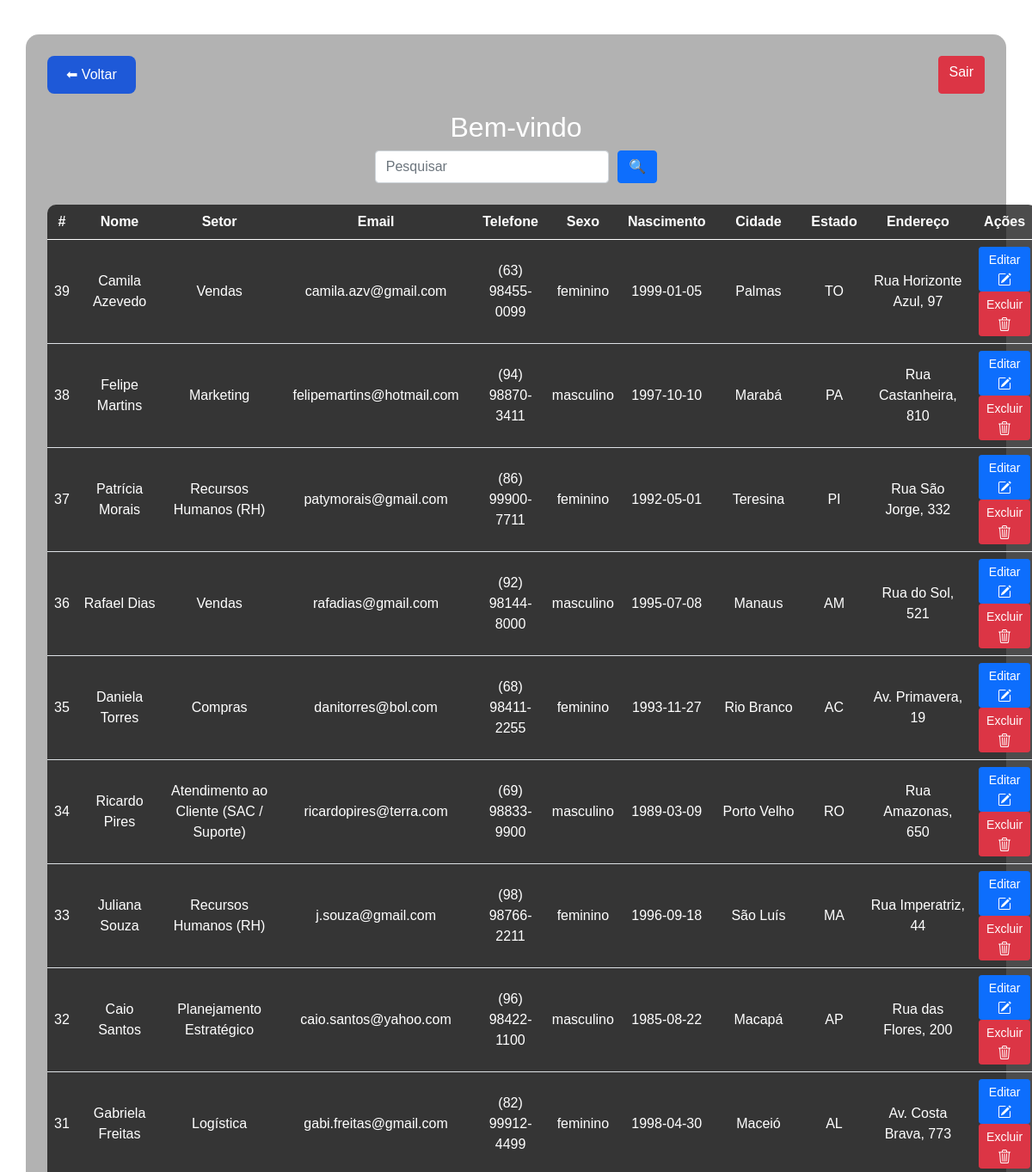
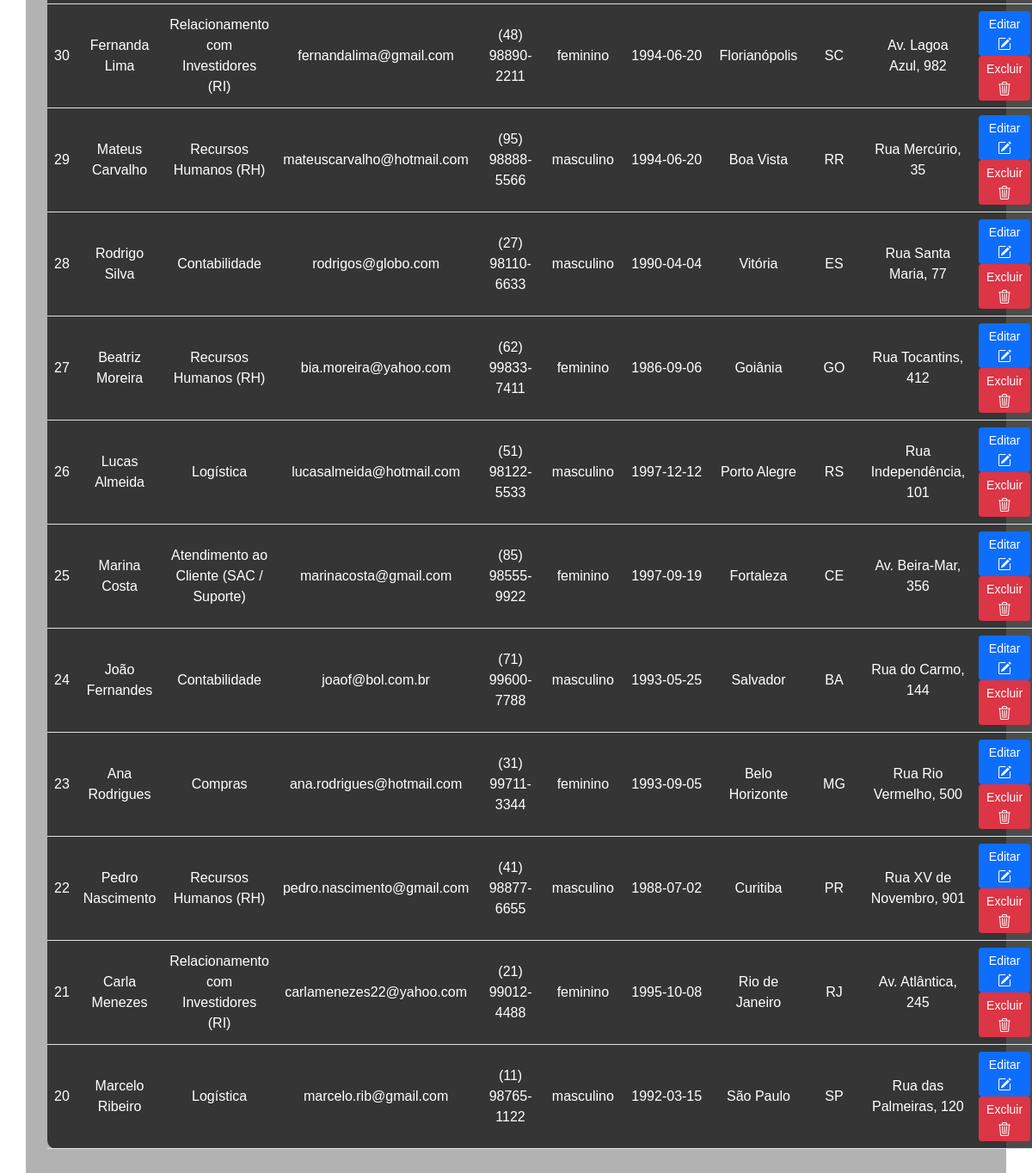
Page /sistema.php (signed in) on the committed database (2 pictures, top to bottom).
### tables this page shows
CREATE TABLE `usuarios` (
  `id` int(11) NOT NULL AUTO_INCREMENT,
  `nome` varchar(100) NOT NULL,
  `setor` varchar(100) NOT NULL,
  `email` varchar(100) NOT NULL,
  `telefone` varchar(20) NOT NULL,
  `sexo` varchar(10) NOT NULL,
  `data_nasc` date NOT NULL,
  `cidade` varchar(100) NOT NULL,
  `estado` varchar(50) NOT NULL,
  `endereco` varchar(150) NOT NULL,
  PRIMARY KEY (`id`)
);

### sistema.php (the view, shortened to what this page needs)
<?php
include_once('config.php');
if(!empty($_GET['search']))
{
    $data = $_GET['search'];
    $sql = "SELECT * FROM usuarios WHERE id LIKE '%$data%' or nome LIKE '%$data%' or email LIKE '%$data%' or cidade LIKE'%$data%' or setor LIKE'%$data%' ORDER BY id DESC";
}
else
{
    $sql = "SELECT * FROM usuarios ORDER BY id DESC";
}
$result = $conexao->query($sql);
?>
<!DOCTYPE html>
<html lang="pt-BR">
<head>
    <link href="https://cdn.jsdelivr.net/npm/bootstrap@5.0.2/dist/css/bootstrap.min.css" rel="stylesheet">
</head>
<body>
<div class="content-box">
    <div class="top-buttons">
        <a class="btn-voltar" href="home.php">⬅ Voltar</a>
        <a href="sair.php" class="btn btn-danger">Sair</a>
    </div>
    <h2 class="text-center">Bem-vindo</h2>
    <div class="search-box">
        <input type="search" class="form-control w-25" placeholder="Pesquisar" id="pesquisar">
        <button onclick="searchData()" class="btn btn-primary">
            🔍
        </button>
    </div>
    <table class="table text-white table-bg table-hover text-center align-middle">
        <thead>
            <tr>
                <th>#</th>
                <th>Nome</th>
                <th>Setor</th>
                <th>Email</th>
                <th>Telefone</th>
                <th>Sexo</th>
                <th>Nascimento</th>
                <th>Cidade</th>
                <th>Estado</th>
                <th>Endereço</th>
                <th>Ações</th>
            </tr>
        </thead>
        <tbody>
            <?php while($user_data = mysqli_fetch_assoc($result)) { ?>
                <tr>
                    <td><?= $user_data['id'] ?></td>
                    <td><?= $user_data['nome'] ?></td>
                    <td><?= $user_data['setor'] ?></td>
                    <td><?= $user_data['email'] ?></td>
                    <td><?= $user_data['telefone'] ?></td>
                    <td><?= $user_data['sexo'] ?></td>
                    <td><?= $user_data['data_nasc'] ?></td>
                    <td><?= $user_data['cidade'] ?></td>
                    <td><?= $user_data['estado'] ?></td>
                    <td><?= $user_data['endereco'] ?></td>
                    <td>
                        <a class="btn btn-primary btn-sm" href="edit.php?id=<?= $user_data['id'] ?>">Editar
                        </a>
                        <a class="btn btn-danger btn-sm" href="delete.php?id=<?= $user_data['id'] ?>">Excluir
                        </a>
                    </td>
                </tr>
            <?php } ?>
        </tbody>
    </table>
</div>
</body>
</html>

### sistema.php (style rules this page uses)
body { background: url('https://images.unsplash.com/photo-1504384308090-c894fdcc538d?auto=format&fit=crop&w=1200&q=80'); background-size: cover; background-position: center; background-attachment: fixed; font-family: Arial, Helvetica, sans-serif; color: #fff; padding-bottom: 50px; }
.content-box { background: rgba(0, 0, 0, 0.3); margin: 40px auto; padding: 25px; border-radius: 15px; max-width: 95%; }
.table-bg { background: rgba(0,0,0,0.7) !important; border-radius: 10px; }
.top-buttons { display: flex; justify-content: space-between; margin-bottom: 20px; }
.btn-voltar { background: #1e59d8ff; color: white; border-radius: 8px; padding: 10px 22px; text-decoration: none; transition: .3s; }
.search-box { display: flex; gap: 10px; justify-content: center; margin-bottom: 25px; }

### rows in the picture
usuarios: id "39", nome "Camila Azevedo", setor "Vendas", email "camila.azv@gmail.com", telefone "(63) 98455-0099", sexo "feminino", data_nasc "1999-01-05", cidade "Palmas", estado "TO", endereco "Rua Horizonte Azul, 97"
usuarios: id "38", nome "Felipe Martins", setor "Marketing", email "felipemartins@hotmail.com", telefone "(94) 98870-3411", sexo "masculino", data_nasc "1997-10-10", cidade "Marabá", estado "PA", endereco "Rua Castanheira, 810"
usuarios: id "37", nome "Patrícia Morais", setor "Recursos Humanos (RH)", email "patymorais@gmail.com", telefone "(86) 99900-7711", sexo "feminino", data_nasc "1992-05-01", cidade "Teresina", estado "PI", endereco "Rua São Jorge, 332"
usuarios: id "36", nome "Rafael Dias", setor "Vendas", email "rafadias@gmail.com", telefone "(92) 98144-8000", sexo "masculino", data_nasc "1995-07-08", cidade "Manaus", estado "AM", endereco "Rua do Sol, 521"
usuarios: id "35", nome "Daniela Torres", setor "Compras", email "danitorres@bol.com", telefone "(68) 98411-2255", sexo "feminino", data_nasc "1993-11-27", cidade "Rio Branco", estado "AC", endereco "Av. Primavera, 19"
usuarios: id "34", nome "Ricardo Pires", setor "Atendimento ao Cliente (SAC / Suporte)", email "ricardopires@terra.com", telefone "(69) 98833-9900", sexo "masculino", data_nasc "1989-03-09", cidade "Porto Velho", estado "RO", endereco "Rua Amazonas, 650"
usuarios: id "33", nome "Juliana Souza", setor "Recursos Humanos (RH)", email "j.souza@gmail.com", telefone "(98) 98766-2211", sexo "feminino", data_nasc "1996-09-18", cidade "São Luís", estado "MA", endereco "Rua Imperatriz, 44"
usuarios: id "32", nome "Caio Santos", setor "Planejamento Estratégico", email "caio.santos@yahoo.com", telefone "(96) 98422-1100", sexo "masculino", data_nasc "1985-08-22", cidade "Macapá", estado "AP", endereco "Rua das Flores, 200"
usuarios: id "31", nome "Gabriela Freitas", setor "Logística", email "gabi.freitas@gmail.com", telefone "(82) 99912-4499", sexo "feminino", data_nasc "1998-04-30", cidade "Maceió", estado "AL", endereco "Av. Costa Brava, 773"
usuarios: id "30", nome "Fernanda Lima", setor "Relacionamento com Investidores (RI)", email "fernandalima@gmail.com", telefone "(48) 98890-2211", sexo "feminino", data_nasc "1994-06-20", cidade "Florianópolis", estado "SC", endereco "Av. Lagoa Azul, 982"
usuarios: id "29", nome "Mateus Carvalho", setor "Recursos Humanos (RH)", email "mateuscarvalho@hotmail.com", telefone "(95) 98888-5566", sexo "masculino", data_nasc "1994-06-20", cidade "Boa Vista", estado "RR", endereco "Rua Mercúrio, 35"
usuarios: id "28", nome "Rodrigo Silva", setor "Contabilidade", email "rodrigos@globo.com", telefone "(27) 98110-6633", sexo "masculino", data_nasc "1990-04-04", cidade "Vitória", estado "ES", endereco "Rua Santa Maria, 77"
usuarios: id "27", nome "Beatriz Moreira", setor "Recursos Humanos (RH)", email "bia.moreira@yahoo.com", telefone "(62) 99833-7411", sexo "feminino", data_nasc "1986-09-06", cidade "Goiânia", estado "GO", endereco "Rua Tocantins, 412"
usuarios: id "26", nome "Lucas Almeida", setor "Logística", email "lucasalmeida@hotmail.com", telefone "(51) 98122-5533", sexo "masculino", data_nasc "1997-12-12", cidade "Porto Alegre", estado "RS", endereco "Rua Independência, 101"
usuarios: id "25", nome "Marina Costa", setor "Atendimento ao Cliente (SAC / Suporte)", email "marinacosta@gmail.com", telefone "(85) 98555-9922", sexo "feminino", data_nasc "1997-09-19", cidade "Fortaleza", estado "CE", endereco "Av. Beira-Mar, 356"
usuarios: id "24", nome "João Fernandes", setor "Contabilidade", email "joaof@bol.com.br", telefone "(71) 99600-7788", sexo "masculino", data_nasc "1993-05-25", cidade "Salvador", estado "BA", endereco "Rua do Carmo, 144"
usuarios: id "23", nome "Ana Rodrigues", setor "Compras", email "ana.rodrigues@hotmail.com", telefone "(31) 99711-3344", sexo "feminino", data_nasc "1993-09-05", cidade "Belo Horizonte", estado "MG", endereco "Rua Rio Vermelho, 500"
usuarios: id "22", nome "Pedro Nascimento", setor "Recursos Humanos (RH)", email "pedro.nascimento@gmail.com", telefone "(41) 98877-6655", sexo "masculino", data_nasc "1988-07-02", cidade "Curitiba", estado "PR", endereco "Rua XV de Novembro, 901"
usuarios: id "21", nome "Carla Menezes", setor "Relacionamento com Investidores (RI)", email "carlamenezes22@yahoo.com", telefone "(21) 99012-4488", sexo "feminino", data_nasc "1995-10-08", cidade "Rio de Janeiro", estado "RJ", endereco "Av. Atlântica, 245"
usuarios: id "20", nome "Marcelo Ribeiro", setor "Logística", email "marcelo.rib@gmail.com", telefone "(11) 98765-1122", sexo "masculino", data_nasc "1992-03-15", cidade "São Paulo", estado "SP", endereco "Rua das Palmeiras, 120"
